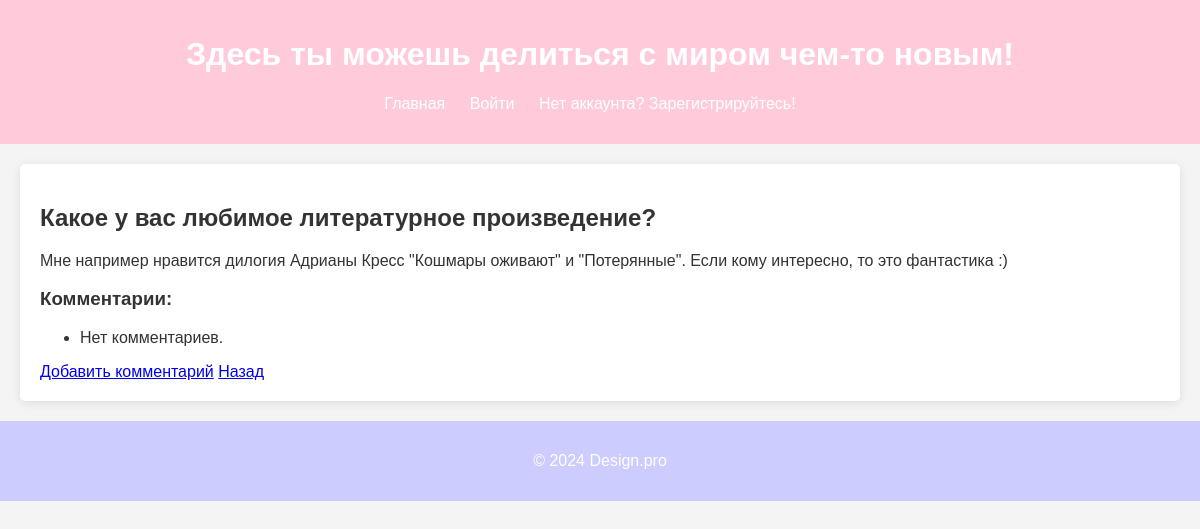
The page /BA/post/2/ on the database as committed earlier.
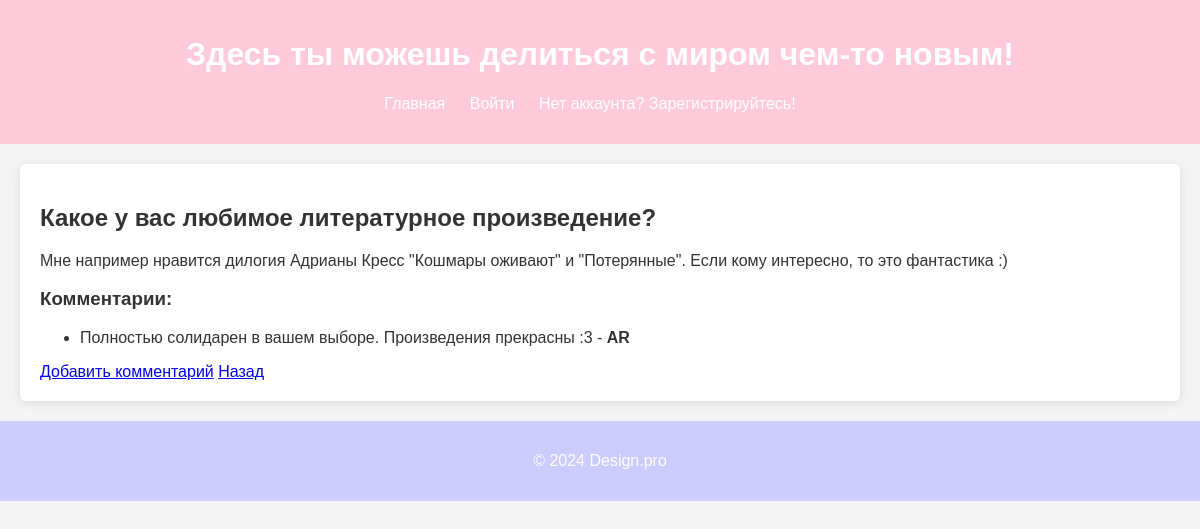
The same page on the database as committed later.
### BA/models.py (models this page shows, shortened)
class Comment(models.Model):
    post = models.ForeignKey(Post, related_name='comments', on_delete=models.CASCADE)
    author = models.ForeignKey(User, on_delete=models.CASCADE)
    content = models.TextField(verbose_name='Комментарий')
    created_at = models.DateTimeField(auto_now_add=True)
    updated_at = models.DateTimeField(auto_now=True)

class CustomUser(AbstractUser):
    first_name = models.CharField(max_length=150, blank=False, verbose_name='Имя')
    last_name = models.CharField(max_length=150, blank=False, verbose_name='Фамилия')
    username = models.CharField(max_length=150, unique=True, blank=False, verbose_name='Логин')
    email = models.EmailField(unique=True, blank=False, verbose_name='Электронная почта')
    middle_name = models.CharField(max_length=150, blank=False, verbose_name='Отчество')
    password1 = models.CharField(max_length=128, blank=False, null=True, verbose_name='Пароль')
    password2 = models.CharField(max_length=128, blank=False, null=True, verbose_name='Повтор пароля')
    avatar = models.ImageField(upload_to='avatars/', blank=True, null=True, verbose_name='Аватар')
    bio = models.TextField(blank=True, verbose_name='Биография')

### BA/views.py (the view)
# urls.py: path('post/<int:post_id>/', views.post_detail, name='post_detail'),
def post_detail(request, post_id):
    post = get_object_or_404(Post, id=post_id)
    comments = post.comments.all()  # Получение всех комментариев к посту
    return render(request, 'post_detail.html', {'post': post, 'comments': comments})

### BA/templates/post_detail.html (shortened to what this page needs)
{% extends 'base.html' %}
{% block content %}
<h2>{{ post.title }}</h2>
<p>{{ post.content }}</p>
<h3>Комментарии:</h3>
<ul>
    {% for comment in comments %}
    <li>
        {{ comment.content }} - <strong>{{ comment.author.username }}</strong>
    </li>
    {% empty %}
    <li>Нет комментариев.</li>
    {% endfor %}
</ul>
<a href="{% url 'BA:add_comment' post.id %}">Добавить комментарий</a>
<a href="{% url 'BA:index' %}">Назад</a>
{% endblock %}

Rows that differ between the two databases and show on the page:
added Comment: content "Полностью солидарен в вашем выборе. Произведения прекрасны :3", author.username "AR"
Other text that changed with them:
text no longer shown: "Нет комментариев."
